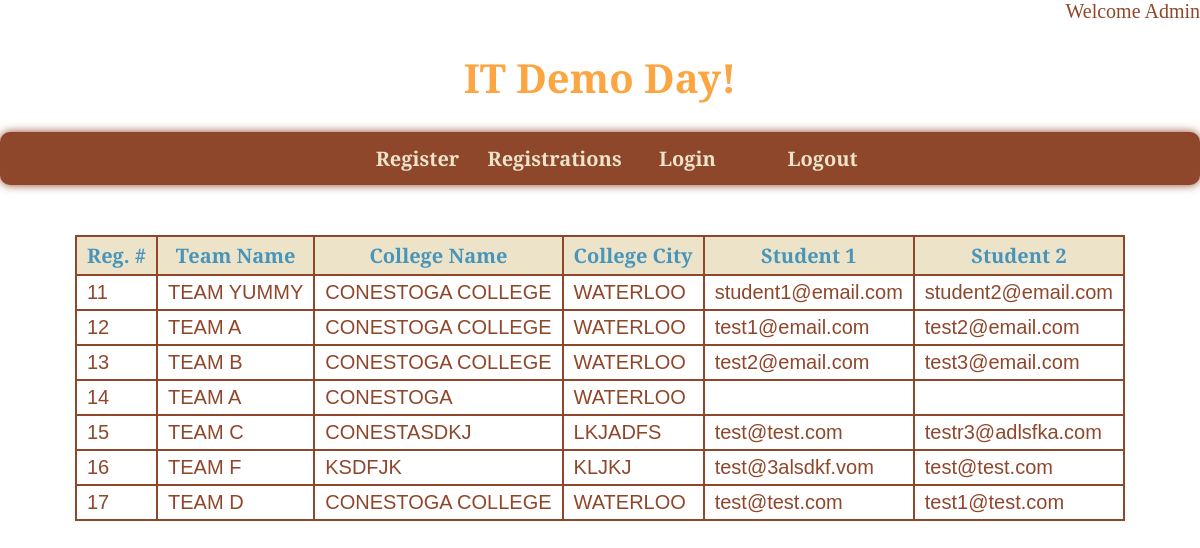
/registrations.php (signed in), run on the app's committed database.
### tables this page shows
CREATE TABLE `registrations` (
  `registrationId` int(11) NOT NULL,
  `teamName` varchar(200) NOT NULL,
  `collegeName` varchar(200) NOT NULL,
  `collegeCity` varchar(200) NOT NULL,
  `student1` varchar(200) NOT NULL,
  `student2` varchar(200) NOT NULL
);

### registrations.php (the view, shortened to what this page needs)
<?php
include('includes/db_connection.php');
if ($_SESSION['userType'] != "Admin") {
    session_destroy();
    header('Location:Login.php');
    exit();
}
else {
?><!DOCTYPE html>
<html>
<head>
  <link rel="stylesheet" type="text/css" href="css/registrations.css">
  <link rel="stylesheet" type="text/css" href="css/nav.css">
</head>
<body>
  <header>
   <?php include('includes/nav.php'); ?>
  </header>
  <main>
    <table class="registrationsTable">
      <thead>
        <tr>
          <th>Reg. #</th>
          <th>Team Name</th>
          <th>College Name</th>
          <th>College City</th>
          <th>Student 1</th>
          <th>Student 2</th>
        </tr>
      </thead>
      <tbody>
        <?php
          $sqlQuery = "SELECT * FROM `registrations`";
          $sqlResult = $db->query($sqlQuery);
          if($sqlResult->num_rows > 0)
          {
            while($row = $sqlResult->fetch_assoc())
            {
              ?>
                <tr>
                  <td><?php echo htmlspecialchars($row['registrationId']); ?></td>
                  <td><?php echo htmlspecialchars($row['teamName']); ?></td>
                  <td><?php echo htmlspecialchars($row['collegeName']); ?></td>
                  <td><?php echo htmlspecialchars($row['collegeCity']); ?></td>
                  <td><?php echo htmlspecialchars($row['student1']); ?></td>
                  <td><?php echo htmlspecialchars($row['student2']); ?></td>
                </tr>
              <?php
            }
          }
        ?>
      </tbody>
    </table>
  </main>
</body>
</html>
<?php
}

### includes/nav.php (shortened to what this page needs)
<div class="user" id="user">
<?php
    if(isset($_SESSION['userName']) && !strpos($_SERVER['REQUEST_URI'], "logout.php")){
      echo "Welcome ". $_SESSION['userName'];
    }
  ?>
</div>
<header>
    <h1>IT Demo Day!</h1>
</header>
<nav class="top_menu">
    <ul>
      <li>
        <a href="ajaxForm.php">Register</a>
      </li>
      <li>
        <a href="registrations.php">Registrations</a>
      </li>
      <li>
        <a href="login.php">Login</a>
      </li>
      <li>
        <a href="logout.php">Logout</a>
      </li>
    </ul>
  </nav>

### css/registrations.css (style rules this page uses)
body { background-color: white; font-family: 'Arvo', serif; font-size: 20px; width: 1200px; margin: auto; }
header { text-align: center; padding-top: 0px; }
.registrationsTable { border-collapse: collapse; margin: auto; margin-top: 50px; }
.registrationsTable, .registrationsTable td, .registrationsTable th { border: 2px solid #8F472C; }
.registrationsTable td, .registrationsTable th { padding: 5px 10px; }
.registrationsTable td { color: #8F472C; font-family: sans-serif; font-weight: normal; }
.registrationsTable th { color: #4895BB; font-weight: bold; background-color: #EDE3C9; }

### css/nav.css (style rules this page uses)
h1 { color: #FBA642; }
.top_menu { margin-top: 20px; background-color: #8F472C; border: 3px solid #8F472C; box-shadow: 0 0 10px #8F472C; color: white; border-radius: 10px; margin-top: 10px; }
.user { color: #8F472C; font-family: 'Arvo', serif; text-align: right; margin-top: 0; }
.top_menu ul { list-style-type: none; text-align: center; margin: 0; }
.top_menu ul li { display: inline-block; width: 130px; }
.top_menu ul li a { color: #EDE3C9; font-weight: bold; text-decoration: none; padding: 10px 0; display: block; }

### data on the page
registrations: registrationId "11", teamName "TEAM YUMMY", collegeName "CONESTOGA COLLEGE", collegeCity "WATERLOO", student1 "student1@email.com", student2 "student2@email.com"
registrations: registrationId "12", teamName "TEAM A", collegeName "CONESTOGA COLLEGE", collegeCity "WATERLOO", student1 "test1@email.com", student2 "test2@email.com"
registrations: registrationId "13", teamName "TEAM B", collegeName "CONESTOGA COLLEGE", collegeCity "WATERLOO", student1 "test2@email.com", student2 "test3@email.com"
registrations: registrationId "14", teamName "TEAM A", collegeName "CONESTOGA", collegeCity "WATERLOO"
registrations: registrationId "15", teamName "TEAM C", collegeName "CONESTASDKJ", collegeCity "LKJADFS", student1 "test@test.com", student2 "testr3@adlsfka.com"
registrations: registrationId "16", teamName "TEAM F", collegeName "KSDFJK", collegeCity "KLJKJ", student1 "test@3alsdkf.vom", student2 "test@test.com"
registrations: registrationId "17", teamName "TEAM D", collegeName "CONESTOGA COLLEGE", collegeCity "WATERLOO", student1 "test@test.com", student2 "test1@test.com"

### other printed values
$_SESSION['userName'] "Admin"
